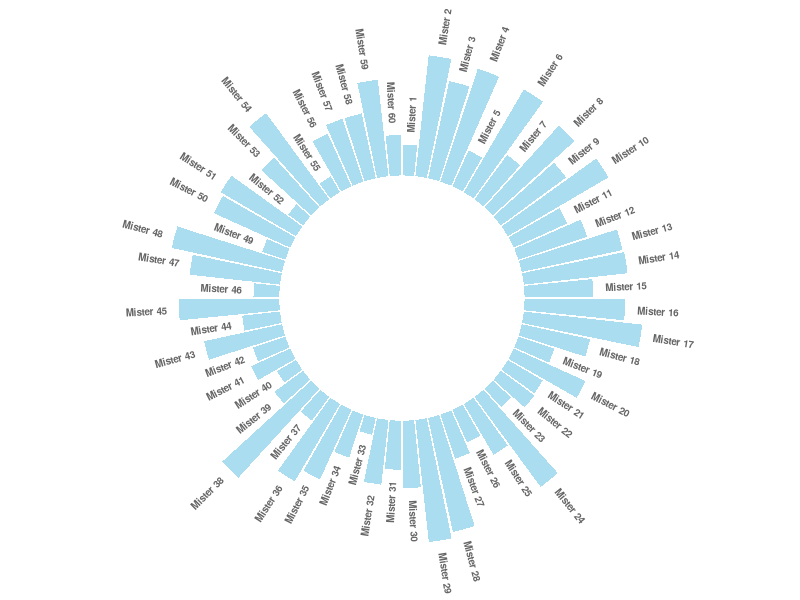

R code for this plot:
# gloss bench figure gallery-046
# source: 296-add-labels-to-circular-barplot.Rmd (gallery)
# Frozen by bench/R/harvest.R: code up to the chosen figure; see meta.json.
# ---- chunk 1 ----
knitr::opts_chunk$set( warning=FALSE, message=FALSE)
# ---- chunk 2 ----
# Libraries
library(tidyverse)
 
# Create dataset
data <- data.frame(
  id=seq(1,60),
  individual=paste( "Mister ", seq(1,60), sep=""),
  value=sample( seq(10,100), 60, replace=T)
)
 
# ----- This section prepare a dataframe for labels ---- #
# Get the name and the y position of each label
label_data <- data
 
# calculate the ANGLE of the labels
number_of_bar <- nrow(label_data)
angle <-  90 - 360 * (label_data$id-0.5) /number_of_bar     # I substract 0.5 because the letter must have the angle of the center of the bars. Not extreme right(1) or extreme left (0)
 
# calculate the alignment of labels: right or left
# If I am on the left part of the plot, my labels have currently an angle < -90
label_data$hjust<-ifelse( angle < -90, 1, 0)
 
# flip angle BY to make them readable
label_data$angle<-ifelse(angle < -90, angle+180, angle)
# ----- ------------------------------------------- ---- #
 
 
# Start the plot
p <- ggplot(data, aes(x=as.factor(id), y=value)) +       # Note that id is a factor. If x is numeric, there is some space between the first bar
  
  # This add the bars with a blue color
  geom_bar(stat="identity", fill=alpha("skyblue", 0.7)) +
  
  # Limits of the plot = very important. The negative value controls the size of the inner circle, the positive one is useful to add size over each bar
  ylim(-100,120) +
  
  # Custom the theme: no axis title and no cartesian grid
  theme_minimal() +
  theme(
    axis.text = element_blank(),
    axis.title = element_blank(),
    panel.grid = element_blank(),
    plot.margin = unit(rep(-1,4), "cm")      # Adjust the margin to make in sort labels are not truncated!
  ) +
  
  # This makes the coordinate polar instead of cartesian.
  coord_polar(start = 0) +
  
  # Add the labels, using the label_data dataframe that we have created before
  geom_text(data=label_data, aes(x=id, y=value+10, label=individual, hjust=hjust), color="black", fontface="bold",alpha=0.6, size=2.5, angle= label_data$angle, inherit.aes = FALSE ) 
 
p
